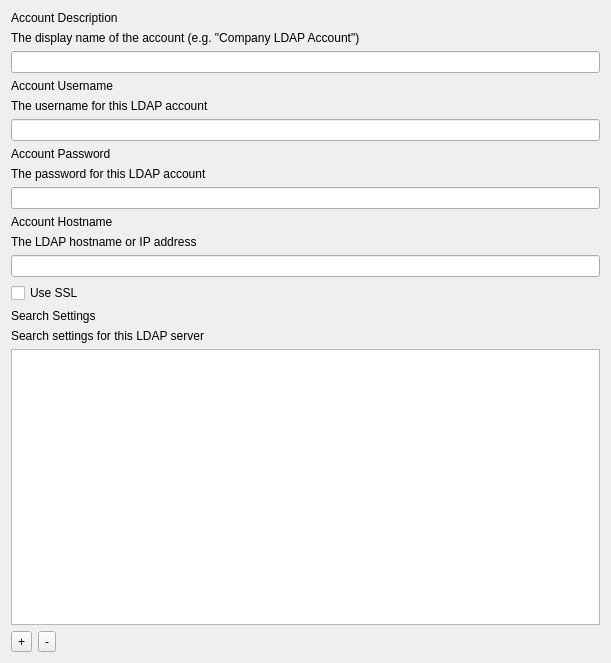
<?xml version="1.0" encoding="UTF-8"?>
<ui version="4.0">
 <class>LDAPForm</class>
 <widget class="QWidget" name="LDAPForm">
  <property name="geometry">
   <rect>
    <x>0</x>
    <y>0</y>
    <width>611</width>
    <height>663</height>
   </rect>
  </property>
  <property name="windowTitle">
   <string>Form</string>
  </property>
  <layout class="QGridLayout" name="gridLayout">
   <item row="0" column="0">
    <widget class="QLabel" name="DescriptionTitle">
     <property name="text">
      <string>Account Description</string>
     </property>
    </widget>
   </item>
   <item row="1" column="0">
    <widget class="QLabel" name="lTipDescription">
     <property name="text">
      <string>The display name of the account (e.g. &quot;Company LDAP Account&quot;)</string>
     </property>
     <property name="wordWrap">
      <bool>true</bool>
     </property>
    </widget>
   </item>
   <item row="2" column="0">
    <widget class="QLineEdit" name="DescriptionField"/>
   </item>
   <item row="3" column="0">
    <widget class="QLabel" name="UsernameTitle">
     <property name="text">
      <string>Account Username</string>
     </property>
    </widget>
   </item>
   <item row="4" column="0">
    <widget class="QLabel" name="lTipUsername">
     <property name="text">
      <string>The username for this LDAP account</string>
     </property>
     <property name="wordWrap">
      <bool>true</bool>
     </property>
    </widget>
   </item>
   <item row="5" column="0">
    <widget class="QLineEdit" name="UsernameField"/>
   </item>
   <item row="6" column="0">
    <widget class="QLabel" name="PasswordTitle">
     <property name="text">
      <string>Account Password</string>
     </property>
    </widget>
   </item>
   <item row="7" column="0">
    <widget class="QLabel" name="lTipPassword">
     <property name="text">
      <string>The password for this LDAP account</string>
     </property>
     <property name="wordWrap">
      <bool>true</bool>
     </property>
    </widget>
   </item>
   <item row="8" column="0">
    <widget class="QLineEdit" name="PasswordField">
     <property name="echoMode">
      <enum>QLineEdit::Password</enum>
     </property>
    </widget>
   </item>
   <item row="9" column="0">
    <widget class="QLabel" name="HostnameTitle">
     <property name="text">
      <string>Account Hostname</string>
     </property>
    </widget>
   </item>
   <item row="10" column="0">
    <widget class="QLabel" name="lTipHostname">
     <property name="text">
      <string>The LDAP hostname or IP address</string>
     </property>
     <property name="wordWrap">
      <bool>true</bool>
     </property>
    </widget>
   </item>
   <item row="11" column="0">
    <widget class="QLineEdit" name="HostnameField"/>
   </item>
   <item row="12" column="0">
    <widget class="QCheckBox" name="SSLField">
     <property name="text">
      <string>Use SSL</string>
     </property>
    </widget>
   </item>
   <item row="13" column="0">
    <widget class="QLabel" name="SearchTitle">
     <property name="text">
      <string>Search Settings</string>
     </property>
    </widget>
   </item>
   <item row="14" column="0">
    <widget class="QLabel" name="lTipSearch">
     <property name="text">
      <string>Search settings for this LDAP server</string>
     </property>
    </widget>
   </item>
   <item row="15" column="0">
    <widget class="FWTreeView" name="SearchView"/>
   </item>
   <item row="16" column="0">
    <layout class="QHBoxLayout" name="horizontalLayout">
     <item>
      <widget class="QToolButton" name="addSearchSetting">
       <property name="text">
        <string>+</string>
       </property>
      </widget>
     </item>
     <item>
      <widget class="QToolButton" name="removeSearchSetting">
       <property name="text">
        <string>-</string>
       </property>
      </widget>
     </item>
     <item>
      <spacer name="horizontalSpacer">
       <property name="orientation">
        <enum>Qt::Horizontal</enum>
       </property>
       <property name="sizeHint" stdset="0">
        <size>
         <width>40</width>
         <height>20</height>
        </size>
       </property>
      </spacer>
     </item>
    </layout>
   </item>
  </layout>
 </widget>
 <customwidgets>
  <customwidget>
   <class>FWTreeView</class>
   <extends>QTreeView</extends>
   <header>FWAdminLib/views/FWTreeView.h</header>
  </customwidget>
 </customwidgets>
 <resources/>
 <connections/>
</ui>
